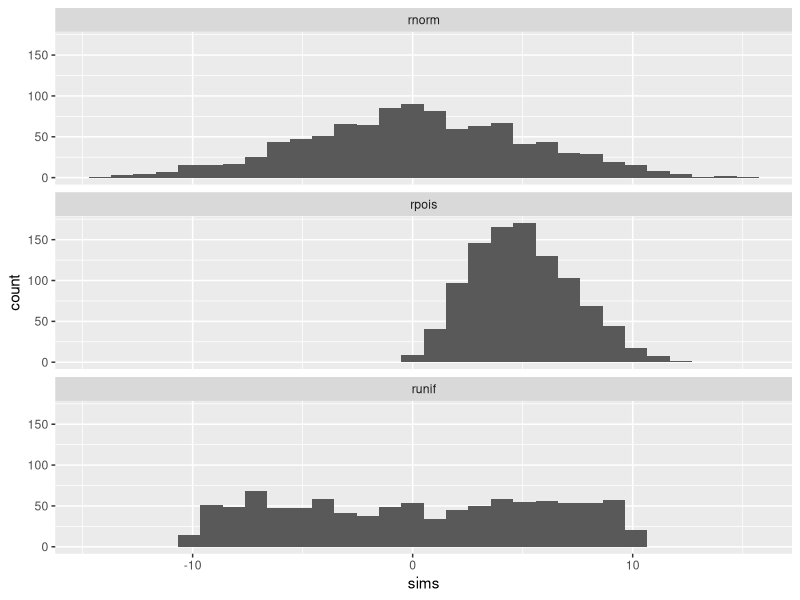

Reproduce this figure in R.
# packages ----------------------------------------------------------------
library(tidyverse)

# description -------------------------------------------------------------
# using invoke_map() to call entirely different functions with different inputs
# example from here: https://r4ds.had.co.nz/many-models.html?q=nest#from-vectorised-functions

# example -----------------------------------------------------------------

sim <- tribble(
  ~f,      ~params,
  "runif", list(min = -10, max = 10),
  "rnorm", list(sd = 5),
  "rpois", list(lambda = 5)
)

sim %>%
  mutate(sims = invoke_map(f, params, n = 1000)) %>% 
  unnest(sims) %>% 
  ggplot(aes(x = sims)) +
  geom_histogram() +
  facet_wrap(vars(f), ncol = 1)
